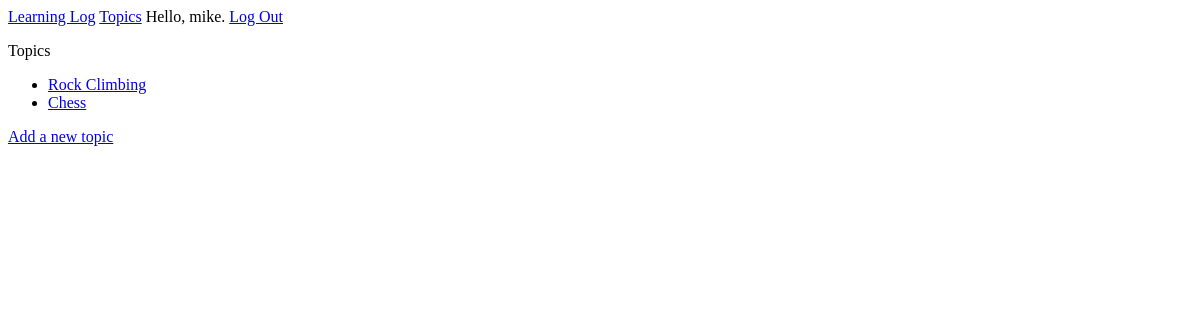
The app's page /topics (signed in), older data.
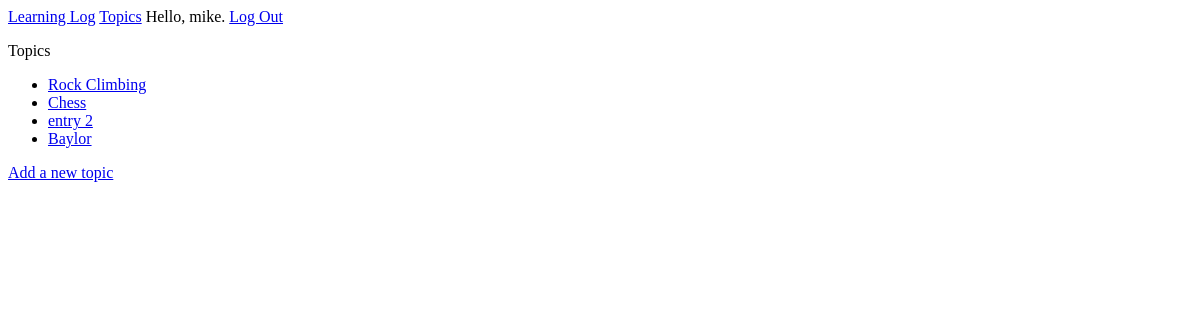
The same page, newer data.
### learning_logs/models.py (models this page shows)
class Topic(models.Model):
    text = models.CharField(max_length=200)
    date_added = models.DateTimeField(auto_now_add=True)
    owner = models.ForeignKey(User, on_delete=models.CASCADE)
    def __str__(self):
        return self.text

### learning_logs/views.py (the view)
# urls.py: path('topics', views.topics, name='topics'),
@login_required
def topics(request):
    topics = Topic.objects.filter(owner=request.user).order_by('date_added')
    context = {'topics':topics}
    return render(request, 'learning_logs/topics.html', context)

### learning_logs/templates/learning_logs/topics.html
{%extends "learning_logs/base.html" %}
{% block content %}
    <p>Topics</p>
    <ul>
        {% for topic in topics %}
            <li>
                <a href="{% url 'learning_logs:topic' topic.id %}">
                    {{topic}}
                </a>
            </li>
        {% empty %}
            <li>There are no topics added yet..</li>
        {% endfor %}
    </ul>
    <a href="{% url 'learning_logs:new_topic' %}">Add a new topic</a>
{% endblock content%}

Row changes from the older to the newer data that the page shows:
added Topic: text "entry 2"
added Topic: text "Baylor"
